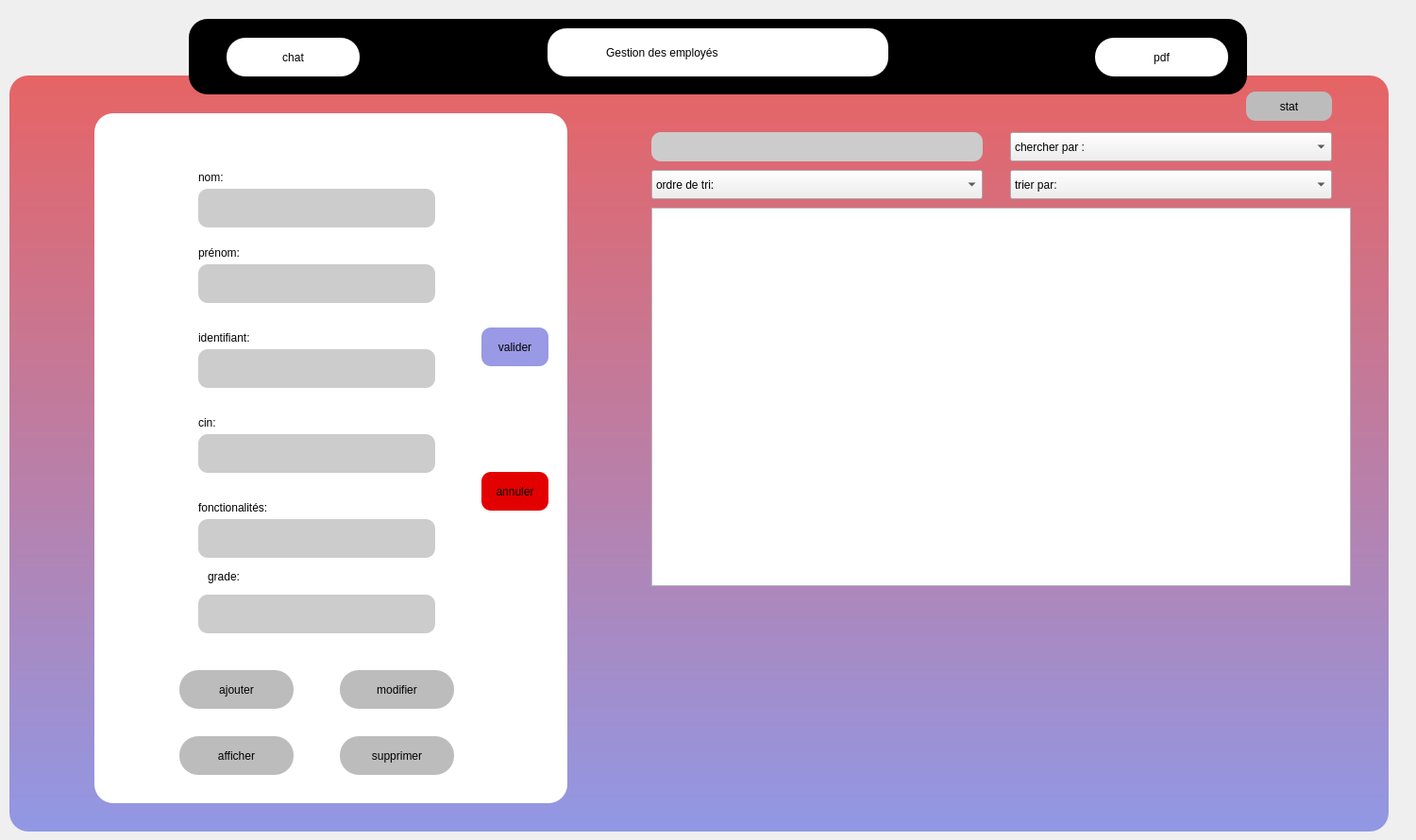
<?xml version="1.0" encoding="UTF-8"?>
<ui version="4.0">
 <class>emp</class>
 <widget class="QDialog" name="emp">
  <property name="geometry">
   <rect>
    <x>0</x>
    <y>0</y>
    <width>1500</width>
    <height>890</height>
   </rect>
  </property>
  <property name="windowTitle">
   <string>Dialog</string>
  </property>
  <property name="styleSheet">
   <string notr="true">QLineEdit{
border-radius:10px;
}

QPushButton{
    
	background-color: rgb(188, 188, 188);
	border-radius:20px;
	
	font: 9pt &quot;MS Reference Sans Serif&quot;;

}

#widget{
background-color: QLinearGradient(x1: 0,y1: 0,x2: 0,y2: 1,stop: 0 #e66465, stop:1 #9198e5);
	border-radius:20px;
}
#widget_2{
	
	border-radius:20px;
	background-color: rgb(255, 255, 255);
}

QLineEdit{
	
	 
	background-color: rgb(204, 204, 204);
   
}

QLabel{
	
	font: 11pt &quot;MV Boli&quot;;
}
#widget_3
{
border-radius:20px;
}</string>
  </property>
  <widget class="QWidget" name="widget" native="true">
   <property name="geometry">
    <rect>
     <x>10</x>
     <y>80</y>
     <width>1461</width>
     <height>801</height>
    </rect>
   </property>
   <widget class="QTableView" name="tableView">
    <property name="geometry">
     <rect>
      <x>680</x>
      <y>140</y>
      <width>741</width>
      <height>401</height>
     </rect>
    </property>
   </widget>
   <widget class="QWidget" name="widget_2" native="true">
    <property name="geometry">
     <rect>
      <x>90</x>
      <y>40</y>
      <width>501</width>
      <height>731</height>
     </rect>
    </property>
    <widget class="QLineEdit" name="le_nom">
     <property name="geometry">
      <rect>
       <x>110</x>
       <y>80</y>
       <width>251</width>
       <height>41</height>
      </rect>
     </property>
    </widget>
    <widget class="QLineEdit" name="le_prenom">
     <property name="geometry">
      <rect>
       <x>110</x>
       <y>160</y>
       <width>251</width>
       <height>41</height>
      </rect>
     </property>
    </widget>
    <widget class="QLineEdit" name="le_id">
     <property name="geometry">
      <rect>
       <x>110</x>
       <y>250</y>
       <width>251</width>
       <height>41</height>
      </rect>
     </property>
    </widget>
    <widget class="QLineEdit" name="le_cin">
     <property name="geometry">
      <rect>
       <x>110</x>
       <y>340</y>
       <width>251</width>
       <height>41</height>
      </rect>
     </property>
    </widget>
    <widget class="QLineEdit" name="la_fonctionnalites">
     <property name="geometry">
      <rect>
       <x>110</x>
       <y>430</y>
       <width>251</width>
       <height>41</height>
      </rect>
     </property>
    </widget>
    <widget class="QLineEdit" name="le_grade">
     <property name="geometry">
      <rect>
       <x>110</x>
       <y>510</y>
       <width>251</width>
       <height>41</height>
      </rect>
     </property>
    </widget>
    <widget class="QPushButton" name="modifier">
     <property name="geometry">
      <rect>
       <x>260</x>
       <y>590</y>
       <width>121</width>
       <height>41</height>
      </rect>
     </property>
     <property name="text">
      <string>modifier</string>
     </property>
    </widget>
    <widget class="QLabel" name="label">
     <property name="geometry">
      <rect>
       <x>110</x>
       <y>60</y>
       <width>56</width>
       <height>16</height>
      </rect>
     </property>
     <property name="text">
      <string>nom:</string>
     </property>
    </widget>
    <widget class="QLabel" name="label_2">
     <property name="geometry">
      <rect>
       <x>110</x>
       <y>140</y>
       <width>71</width>
       <height>16</height>
      </rect>
     </property>
     <property name="text">
      <string>prénom:</string>
     </property>
    </widget>
    <widget class="QLabel" name="label_3">
     <property name="geometry">
      <rect>
       <x>110</x>
       <y>230</y>
       <width>121</width>
       <height>16</height>
      </rect>
     </property>
     <property name="text">
      <string>identifiant:</string>
     </property>
    </widget>
    <widget class="QLabel" name="label_4">
     <property name="geometry">
      <rect>
       <x>110</x>
       <y>320</y>
       <width>56</width>
       <height>16</height>
      </rect>
     </property>
     <property name="text">
      <string>cin:</string>
     </property>
    </widget>
    <widget class="QLabel" name="label_5">
     <property name="geometry">
      <rect>
       <x>110</x>
       <y>410</y>
       <width>121</width>
       <height>16</height>
      </rect>
     </property>
     <property name="text">
      <string>fonctionalités:</string>
     </property>
    </widget>
    <widget class="QLabel" name="label_6">
     <property name="geometry">
      <rect>
       <x>120</x>
       <y>480</y>
       <width>71</width>
       <height>21</height>
      </rect>
     </property>
     <property name="text">
      <string>grade:</string>
     </property>
    </widget>
    <widget class="QPushButton" name="pushButton_3">
     <property name="geometry">
      <rect>
       <x>260</x>
       <y>660</y>
       <width>121</width>
       <height>41</height>
      </rect>
     </property>
     <property name="text">
      <string>supprimer</string>
     </property>
    </widget>
    <widget class="QPushButton" name="pushButton_4">
     <property name="geometry">
      <rect>
       <x>90</x>
       <y>590</y>
       <width>121</width>
       <height>41</height>
      </rect>
     </property>
     <property name="text">
      <string>ajouter</string>
     </property>
    </widget>
    <widget class="QPushButton" name="pushButton_5">
     <property name="geometry">
      <rect>
       <x>90</x>
       <y>660</y>
       <width>121</width>
       <height>41</height>
      </rect>
     </property>
     <property name="text">
      <string>afficher</string>
     </property>
    </widget>
    <widget class="QPushButton" name="valider">
     <property name="geometry">
      <rect>
       <x>410</x>
       <y>227</y>
       <width>71</width>
       <height>41</height>
      </rect>
     </property>
     <property name="styleSheet">
      <string notr="true">border-radius:10px;
background-color: rgb(153, 153, 229);</string>
     </property>
     <property name="text">
      <string>valider</string>
     </property>
    </widget>
    <widget class="QPushButton" name="annuler">
     <property name="geometry">
      <rect>
       <x>410</x>
       <y>380</y>
       <width>71</width>
       <height>41</height>
      </rect>
     </property>
     <property name="styleSheet">
      <string notr="true">border-radius:10px;
background-color: rgb(227, 0, 0);</string>
     </property>
     <property name="text">
      <string>annuler</string>
     </property>
    </widget>
   </widget>
   <widget class="QLineEdit" name="recherche">
    <property name="geometry">
     <rect>
      <x>680</x>
      <y>60</y>
      <width>351</width>
      <height>31</height>
     </rect>
    </property>
   </widget>
   <widget class="QComboBox" name="trier_par">
    <property name="geometry">
     <rect>
      <x>1060</x>
      <y>100</y>
      <width>341</width>
      <height>31</height>
     </rect>
    </property>
    <item>
     <property name="text">
      <string>trier par:</string>
     </property>
    </item>
    <item>
     <property name="text">
      <string>nom</string>
     </property>
    </item>
    <item>
     <property name="text">
      <string>prenom</string>
     </property>
    </item>
   </widget>
   <widget class="QComboBox" name="chercher_par">
    <property name="geometry">
     <rect>
      <x>1060</x>
      <y>60</y>
      <width>341</width>
      <height>31</height>
     </rect>
    </property>
    <item>
     <property name="text">
      <string>chercher par :</string>
     </property>
    </item>
    <item>
     <property name="text">
      <string>nom</string>
     </property>
    </item>
    <item>
     <property name="text">
      <string>prénom</string>
     </property>
    </item>
   </widget>
   <widget class="QComboBox" name="ordre_tri">
    <property name="geometry">
     <rect>
      <x>680</x>
      <y>100</y>
      <width>351</width>
      <height>31</height>
     </rect>
    </property>
    <item>
     <property name="text">
      <string>ordre de tri:</string>
     </property>
    </item>
    <item>
     <property name="text">
      <string>croissant</string>
     </property>
    </item>
    <item>
     <property name="text">
      <string>décroissant</string>
     </property>
    </item>
   </widget>
   <widget class="QWidget" name="widget_4" native="true">
    <property name="geometry">
     <rect>
      <x>1080</x>
      <y>550</y>
      <width>331</width>
      <height>251</height>
     </rect>
    </property>
   </widget>
   <widget class="QPushButton" name="stat">
    <property name="geometry">
     <rect>
      <x>1310</x>
      <y>17</y>
      <width>91</width>
      <height>31</height>
     </rect>
    </property>
    <property name="styleSheet">
     <string notr="true">border-radius:10px;</string>
    </property>
    <property name="text">
     <string>stat</string>
    </property>
   </widget>
  </widget>
  <widget class="QWidget" name="widget_3" native="true">
   <property name="geometry">
    <rect>
     <x>200</x>
     <y>20</y>
     <width>1121</width>
     <height>80</height>
    </rect>
   </property>
   <property name="styleSheet">
    <string notr="true">background-color:rgb(0, 0, 0)
</string>
   </property>
   <widget class="QPushButton" name="pushButton_9">
    <property name="geometry">
     <rect>
      <x>380</x>
      <y>10</y>
      <width>361</width>
      <height>51</height>
     </rect>
    </property>
    <property name="styleSheet">
     <string notr="true">background-color: rgb(255, 255, 255);</string>
    </property>
    <property name="text">
     <string/>
    </property>
   </widget>
   <widget class="QLineEdit" name="lineEdit_10">
    <property name="geometry">
     <rect>
      <x>440</x>
      <y>20</y>
      <width>261</width>
      <height>31</height>
     </rect>
    </property>
    <property name="styleSheet">
     <string notr="true">background-color: rgb(255, 255, 255);

color: rgb(0, 0, 0);

font: 14pt &quot;MV Boli&quot;;</string>
    </property>
    <property name="text">
     <string>Gestion des employés</string>
    </property>
   </widget>
   <widget class="QPushButton" name="pushButton_6">
    <property name="geometry">
     <rect>
      <x>40</x>
      <y>20</y>
      <width>141</width>
      <height>41</height>
     </rect>
    </property>
    <property name="styleSheet">
     <string notr="true">background-color: rgb(255, 255, 255);</string>
    </property>
    <property name="text">
     <string>chat</string>
    </property>
    <property name="icon">
     <iconset resource="style.qrc">
      <normaloff>:/new/prefix1/chat1.png</normaloff>:/new/prefix1/chat1.png</iconset>
    </property>
    <property name="iconSize">
     <size>
      <width>50</width>
      <height>40</height>
     </size>
    </property>
   </widget>
   <widget class="QPushButton" name="pushButton_7">
    <property name="geometry">
     <rect>
      <x>960</x>
      <y>20</y>
      <width>141</width>
      <height>41</height>
     </rect>
    </property>
    <property name="styleSheet">
     <string notr="true">background-color: rgb(255, 255, 255);</string>
    </property>
    <property name="text">
     <string>pdf</string>
    </property>
    <property name="iconSize">
     <size>
      <width>50</width>
      <height>40</height>
     </size>
    </property>
   </widget>
  </widget>
 </widget>
 <resources>
  <include location="style.qrc"/>
 </resources>
 <connections/>
</ui>
